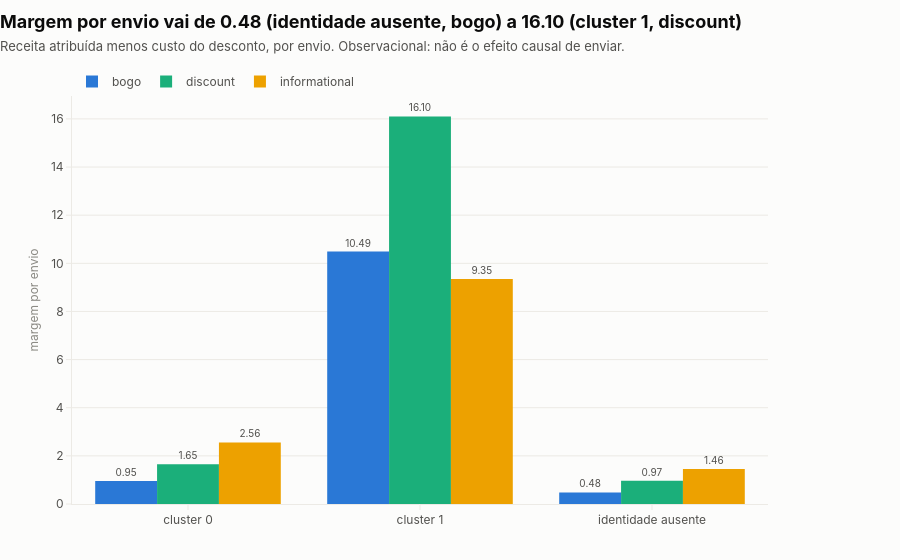

The notebook cell saved with this chart:
### Code cell
melhor = resposta.loc[resposta["margem_por_envio"].idxmax()]
pior = resposta.loc[resposta["margem_por_envio"].idxmin()]

# Uma barra por tipo de oferta, agrupadas por segmento.
tipos = sorted(resposta["offer_type"].unique())
margem_wide = (
    resposta.pivot(index="segmento", columns="offer_type", values="margem_por_envio")
    .reset_index()
)
viz.grouped_bars(
    margem_wide, category="segmento", series=tipos, value_label="%{y:.2f}", ylabel="margem por envio",
    title=f"Margem por envio vai de {pior['margem_por_envio']:.2f} ({pior['segmento']}, {pior['offer_type']}) "
          f"a {melhor['margem_por_envio']:.2f} ({melhor['segmento']}, {melhor['offer_type']})",
    subtitle="Receita atribuída menos custo do desconto, por envio. Observacional: não é o efeito causal de enviar.",
)

### Figure 1 — Plotly figure (JSON) as saved in the notebook; plotly's stock layout.template omitted (floating-point values rounded to 4 significant figures)
{"data": [{"cliponaxis": false, "marker": {"color": "#2a78d6", "line": {"width": 0}}, "name": "bogo", "orientation": "v", "text": [0.9512, 10.49, 0.4822], "textfont": {"color": "#52514e", "size": 10}, "textposition": "outside", "texttemplate": "%{y:.2f}", "type": "bar", "x": ["cluster 0", "cluster 1", "identidade ausente"], "y": [0.9512, 10.49, 0.4822]}, {"cliponaxis": false, "marker": {"color": "#1baf7a", "line": {"width": 0}}, "name": "discount", "orientation": "v", "text": [1.648, 16.1, 0.9706], "textfont": {"color": "#52514e", "size": 10}, "textposition": "outside", "texttemplate": "%{y:.2f}", "type": "bar", "x": ["cluster 0", "cluster 1", "identidade ausente"], "y": [1.648, 16.1, 0.9706]}, {"cliponaxis": false, "marker": {"color": "#eda100", "line": {"width": 0}}, "name": "informational", "orientation": "v", "text": [2.557, 9.354, 1.458], "textfont": {"color": "#52514e", "size": 10}, "textposition": "outside", "texttemplate": "%{y:.2f}", "type": "bar", "x": ["cluster 0", "cluster 1", "identidade ausente"], "y": [2.557, 9.354, 1.458]}], "layout": {"barmode": "group", "title": {"text": "<b>Margem por envio vai de 0.48 (identidade ausente, bogo) a 16.10 (cluster 1, discount)</b><br><span style='font-size:13px;color:#52514e'>Receita atribuída menos custo do desconto, por envio. Observacional: não é o efeito causal de enviar.</span>"}, "xaxis": {"title": {}}, "yaxis": {"title": {"text": "margem por envio"}}}}
